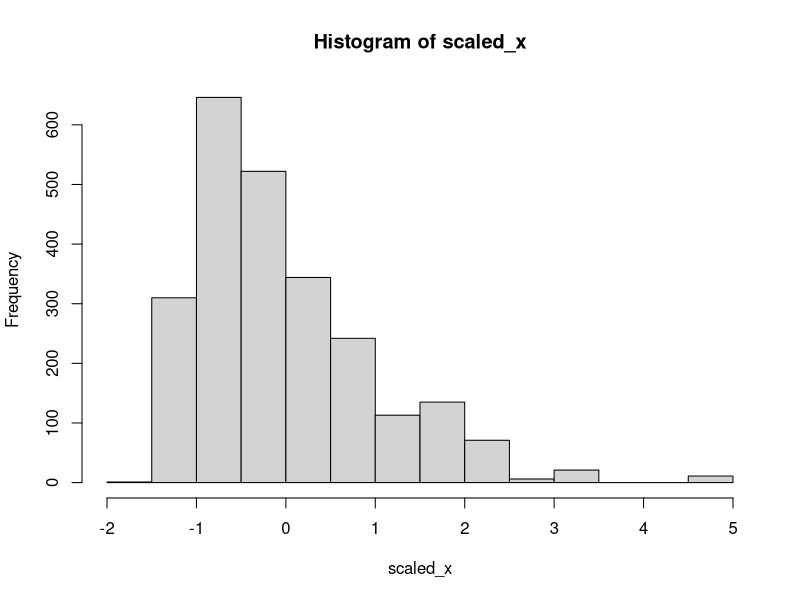
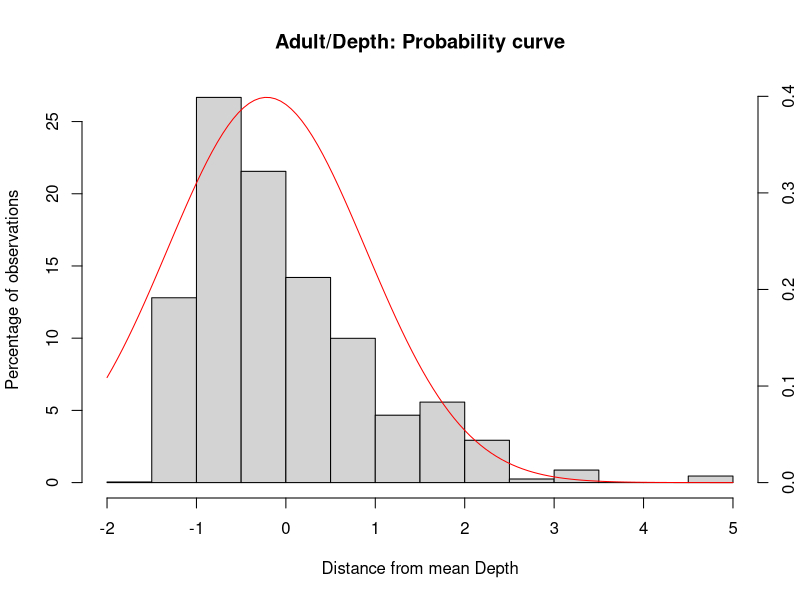

Write R code to recreate these figures, in order. (Note: this script raises an error after producing the figures.)
### creating intuitive figures

library(tidyverse)
library(dplyr)
library(sm)

setwd("/Users/katieirving/Documents/git/flow_eco_mech")

## work flow
## are the pnorm values the same as dnorm with scaled data?
## high/mid/low probability - quantiles - prob values to 1-0
## try model with removed lower occupied depths
## transform scaled data back to raw values

## upload data 
## Depth
## Adult

ad_depth_con <- read.csv("output_data/05a_adult_depth_continuous.csv")
ad_depth_cat <- read.csv("output_data/05a_adult_depth_categorical.csv")
juv_depth_con <- read.csv("output_data/05a_juvenile_depth_continuous.csv")
juv_depth_cat <- read.csv("output_data/05a_juvenile_depth_categorical.csv")
sp_depth_cat <- read.csv("output_data/08a_spawning_depth_abundance.csv")
sp_depth_cat

## combine data adult
all_depth <- rbind(ad_depth_con, ad_depth_cat)

depth_freq <- all_depth %>% 
  uncount(Abundance)
## histogram with curve for slide

# h<- hist(depth_freq$Depth, xlab="Depth (cm)", main="Adult/Depth - Histogram")
# xfit<-seq(min(x),max(x),length=130)
# yfit<-dnorm(xfit,mean=mean(x),sd=sd(x))
# yfit[1]
# yfit <- yfit*diff(h$mids[1:2])*length(x)
# lines(xfit, yfit, col="red", lwd=2)


### centered and scaled histogram probability
mean ## 33.5929

# subset(depth_freq, Scaled_Depth >=2)

depth_freq$Scaled_Depth <-scale(depth_freq$Depth, scale=T, center=T)
scaled_x <- depth_freq$Scaled_Depth
h <- hist(scaled_x)
h$counts=(h$counts/sum(h$counts))*100
plot(h, xlab="Distance from mean Depth", ylab = "Percentage of observations",main = "Adult/Depth: Probability curve")
par(new=TRUE)
xfit<-seq(min(scaled_x),max(scaled_x),length=120)
yfit<-dnorm(xfit,mean=mean(scaled_x),sd=sd(scaled_x))
#plot the line with no axes or labels
plot(xfit, yfit, axes=FALSE, xlab='', ylab='', type='l', col='red' )
#add these now with axis
axis(4, at=pretty(range(yfit)))

## are the values the same? no!
dnorm(-1, mean=mean(scaled_x),sd=sd(scaled_x)) ## 0.2419707
pnorm(-1, mean=mean(scaled_x),sd=sd(scaled_x)) ## 0.1586553
dnorm(0, mean=mean(scaled_x),sd=sd(scaled_x)) ## 0.3989423
pnorm(0, mean=mean(scaled_x),sd=sd(scaled_x)) ## 0.5

### transform back to raw values
# dataframe of sclaed and depth data

head(depth_freq)

depth_freq$Scaled_Depth <-scale(depth_freq$Depth, scale=T, center=T)
scaled_x <- depth_freq$Scaled_Depth
h <- hist(scaled_x, plot=F)
xfit<-seq(min(scaled_x),max(scaled_x),length=120)
yfit<-dnorm(xfit,mean=mean(scaled_x),sd=sd(scaled_x))

## x axis with raw depth values
xfit_r <- seq(min(depth_freq$Depth), max(depth_freq$Depth), length=120)

## plot curve with raw depth axis
plot(xfit_r, yfit, axes=FALSE, xlab='', ylab='', type='l', col='', main = "" )
axis(1, at=pretty(xfit_r))
par(new=TRUE)
#plot the line with no axes or labels
plot(xfit, yfit, axes=FALSE, xlab='Depth (cm)', ylab='Probability Quantile', type='l', col='red', main = "Adult/Depth: Probability curve" )

#add these now with axis
# ## get quantiles of yfit (probability)
quants <- as.vector(quantile(yfit))

axis(2, at=quants[c(1,3:5)], labels=c(0,0.50,0.75,1), las=2)
#### y axis needs to be 0-1

## plot with 0-0.4 to show the tag

# depth_freq$Scaled_Depth <-scale(depth_freq$Depth, scale=T, center=T)
# scaled_x <- depth_freq$Scaled_Depth
h <- hist(scaled_x, plot=F)
xfit<-seq(min(scaled_x),max(scaled_x),length=120)
yfit<-dnorm(xfit,mean=mean(scaled_x),sd=sd(scaled_x))

## x axis with raw depth values
xfit_r <- seq(min(depth_freq$Depth), max(depth_freq$Depth), length=120)

## plot curve with raw depth axis
plot(xfit_r, yfit, axes=FALSE, xlab='', ylab='', type='l', col='', main = "" )
axis(1, at=pretty(xfit_r))
par(new=TRUE)
#plot the line with no axes or labels
plot(xfit, yfit, axes=FALSE, xlab='Depth (cm)', ylab='Probability', type='l', col='red', main = "Adult/Depth: Probability curve" )
## add 1sd shift
par(new=TRUE)


plot(xfit1, yfit, axes=FALSE, xlab='Depth (cm)', ylab='Probability', type='l', col='red', main = "Adult/Depth: Probability curve" )

#add these now with axis
# ## get quantiles of yfit (probability)
# quants <- as.vector(quantile(yfit))
axis(2, at=pretty(range(yfit)))

## add 1sd shift
## plot with 0-0.4 to show the tag

# depth_freq$Scaled_Depth <-scale(depth_freq$Depth, scale=T, center=T)
# scaled_x <- depth_freq$Scaled_Depth
h <- hist(scaled_x, plot=F)
xfit<-seq(min(scaled_x),max(scaled_x),length=120)
yfit<-dnorm(xfit,mean=mean(scaled_x),sd=sd(scaled_x))

## x axis with raw depth values
xfit_r <- seq(min(depth_freq$Depth), max(depth_freq$Depth), length=120)

## plot curve with raw depth axis
plot(xfit_r, yfit, axes=FALSE, xlab='', ylab='', type='l', col='', main = "" )
axis(1, at=pretty(xfit_r))
par(new=TRUE)
#plot the line with no axes or labels
plot(xfit, yfit, axes=FALSE, xlab='Depth (cm)', ylab='Probability', type='l', col='red', main = "Adult/Depth: Probability curve" )

axis(2, at=pretty(range(yfit)))

## add 1sd shift
xfit1 <- xfit+1
# points(xfit1, yfit, col="red", pch=2)
lines(xfit1, yfit, col="red",lty=2)

### histogram with freq and only curve

x <-depth_freq$Depth
h<-hist(x, breaks=10, lty="white", xlab="Depth (cm)",
        main="Adult/Depth: Curve")
xfit<-seq(min(x),max(x),length=130)
yfit<-dnorm(xfit,mean=mean(x),sd=sd(x))

yfit <- yfit*diff(h$mids[1:2])*length(x)
lines(xfit, yfit, col="red", lwd=2)

### spawning curve
sp_depth_cat

## select columns
all_depth <- select(sp_depth_cat, Depth, Abundance)
all_depth <- na.omit(all_depth)

depth_freq <- all_depth %>% 
  uncount(Abundance)
## histogram with curve for slide

# h<- hist(depth_freq$Depth, xlab="Depth (cm)", main="Adult/Depth - Histogram")
# xfit<-seq(min(x),max(x),length=130)
# yfit<-dnorm(xfit,mean=mean(x),sd=sd(x))
# yfit[1]
# yfit <- yfit*diff(h$mids[1:2])*length(x)
# lines(xfit, yfit, col="red", lwd=2)


### centered and scaled histogram probability


### transform back to raw values
# dataframe of sclaed and depth data

head(depth_freq)

depth_freq$Scaled_Depth <-scale(depth_freq$Depth, scale=T, center=T)
scaled_x <- depth_freq$Scaled_Depth
h <- hist(scaled_x, plot=F)
xfit<-seq(min(scaled_x),max(scaled_x),length=120)
yfit<-dnorm(xfit,mean=mean(scaled_x),sd=sd(scaled_x))

## x axis with raw depth values
xfit_r <- seq(min(depth_freq$Depth), max(depth_freq$Depth), length=120)

## plot curve with raw depth axis
plot(xfit_r, yfit, axes=FALSE, xlab='', ylab='', type='l', col='', main = "" )
axis(1, at=pretty(xfit_r))
par(new=TRUE)
#plot the line with no axes or labels
plot(xfit, yfit, axes=FALSE, xlab='Depth (cm)', ylab='Probability Quantile', type='l', col='red', main = "Adult/Depth: Probability curve" )

#add these now with axis
# ## get quantiles of yfit (probability)
quants <- as.vector(quantile(yfit))

axis(2, at=quants[c(1,3:5)], labels=c(0,0.50,0.75,1), las=2)
#### y axis needs to be 0-1

## plot with 0-0.4 to show the tag

# depth_freq$Scaled_Depth <-scale(depth_freq$Depth, scale=T, center=T)
# scaled_x <- depth_freq$Scaled_Depth
h <- hist(scaled_x, plot=F)
xfit<-seq(min(scaled_x),max(scaled_x),length=60)
yfit<-dnorm(xfit,mean=mean(scaled_x),sd=sd(scaled_x))

## x axis with raw depth values
xfit_r <- seq(min(depth_freq$Depth), max(depth_freq$Depth), length=60)

## plot curve with raw depth axis
plot(xfit_r, yfit, axes=FALSE, xlab='', ylab='', type='l', col='', main = "" )
axis(1, at=pretty(xfit_r))
par(new=TRUE)
#plot the line with no axes or labels
plot(xfit, yfit, axes=FALSE, xlab='Depth (cm)', ylab='Probability', type='l', col='red', main = "Spawning/Depth: Probability curve" )

#add these now with axis
# ## get quantiles of yfit (probability)
# quants <- as.vector(quantile(yfit))
axis(2, at=pretty(range(yfit)), labels=c("", 0.1, "", 0.2,"", 0.3, "", 0.4), las=2)
#





       
